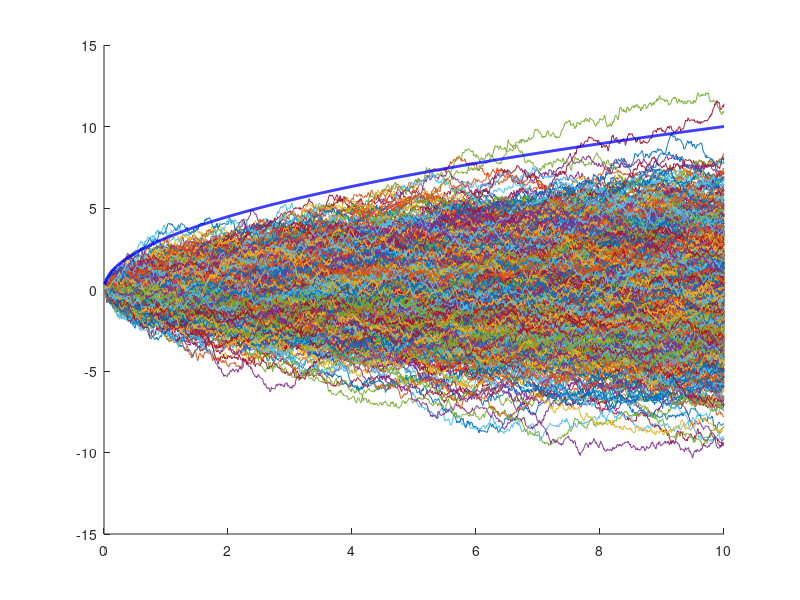

This chart was generated by the following MATLAB code:
close all;
clear all;
clc;

figure();
hold on;
dt = 0.01;
N=1000;
t = dt:dt:N*dt;
for i=1:N
    a=zeros(1,N);
    for j=1:N-1
        a(j+1) = a(j) + 0.1*randn;
    end
    Y = fft(a);
    if (i==1)
        sum = abs(Y);
    else
        sum = (i-1)/i*sum + abs(Y)/i;
    end
    plot(t,a);
end
plot(t,sqrt(10*t),'LineWidth', 2,'Color','blue');
